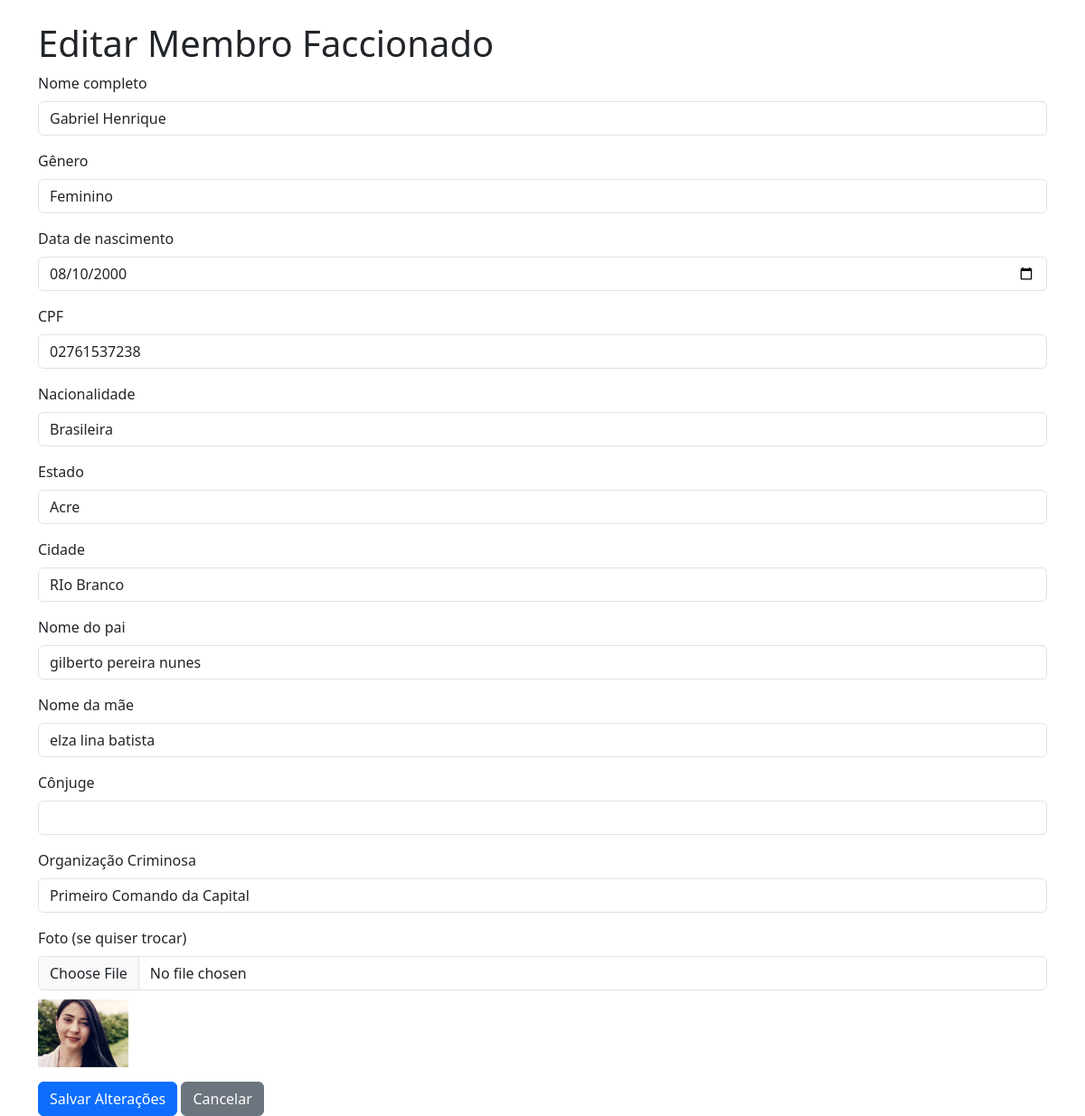
The page /editar.php?id=3 (signed in) on the database its author committed.
### tables this page shows
CREATE TABLE `faccionado` (
  `id_faccionado` int NOT NULL,
  `nome` varchar(100) NOT NULL,
  `genero` enum('M','F','Outro','') NOT NULL,
  `data_nascimento` date NOT NULL,
  `CPF` char(11) NOT NULL,
  `nacionalidade` varchar(50) NOT NULL,
  `estado` varchar(50) NOT NULL,
  `cidade` varchar(50) NOT NULL,
  `pai` varchar(100) DEFAULT NULL,
  `mae` varchar(100) DEFAULT NULL,
  `conjuge` varchar(100) DEFAULT NULL,
  `faccao` varchar(100) NOT NULL,
  `foto` varchar(255) NOT NULL
);

### editar.php (the view, shortened to what this page needs)
<?php
include "conexao.php";
$id = $_GET['id'] ?? null;
$sql = "SELECT * FROM faccionado WHERE id_faccionado = $id";
$result = mysqli_query($conn, $sql);
$dados = mysqli_fetch_assoc($result);
?>
<!doctype html>
<html lang="pt-br">
<head>
  <link href="css/bootstrap.min.css" rel="stylesheet" />
</head>
<body>
<div class="container mt-4">
  <h1>Editar Membro Faccionado</h1>
  <form action="editar_script.php" method="POST" enctype="multipart/form-data">
    <div class="mb-3">
      <label for="nome" class="form-label">Nome completo</label>
      <input type="text" id="nome" name="nome" class="form-control" value="<?= htmlspecialchars($dados['nome']) ?>" required>
    </div>
    <div class="mb-3">
      <label for="genero" class="form-label">Gênero</label>
      <select id="genero" name="genero" class="form-control" required>
        <option value="F" <?= $dados['genero'] == 'F' ? 'selected' : '' ?>>Feminino</option>
      </select>
    </div>
    <div class="mb-3">
      <label for="data_nascimento" class="form-label">Data de nascimento</label>
      <input type="date" id="data_nascimento" name="data_nascimento" class="form-control" value="<?= $dados['data_nascimento'] ?>" required>
    </div>
    <div class="mb-3">
      <label for="cpf" class="form-label">CPF</label>
      <input type="text" id="cpf" name="cpf" class="form-control" value="<?= htmlspecialchars($dados['CPF']) ?>" required>
    </div>
    <div class="mb-3">
      <label for="nacionalidade" class="form-label">Nacionalidade</label>
      <input type="text" id="nacionalidade" name="nacionalidade" class="form-control" value="<?= htmlspecialchars($dados['nacionalidade']) ?>">
    </div>
    <div class="mb-3">
      <label for="estado" class="form-label">Estado</label>
      <input type="text" id="estado" name="estado" class="form-control" value="<?= htmlspecialchars($dados['estado']) ?>">
    </div>
    <div class="mb-3">
      <label for="cidade" class="form-label">Cidade</label>
      <input type="text" id="cidade" name="cidade" class="form-control" value="<?= htmlspecialchars($dados['cidade']) ?>">
    </div>
    <div class="mb-3">
      <label for="pai" class="form-label">Nome do pai</label>
      <input type="text" id="pai" name="pai" class="form-control" value="<?= htmlspecialchars($dados['pai']) ?>">
    </div>
    <div class="mb-3">
      <label for="mae" class="form-label">Nome da mãe</label>
      <input type="text" id="mae" name="mae" class="form-control" value="<?= htmlspecialchars($dados['mae']) ?>">
    </div>
    <div class="mb-3">
      <label for="conjuge" class="form-label">Cônjuge</label>
      <input type="text" id="conjuge" name="conjuge" class="form-control" value="<?= htmlspecialchars($dados['conjuge']) ?>">
    </div>
    <div class="mb-3">
      <label for="organizacao" class="form-label">Organização Criminosa</label>
      <input type="text" id="organizacao" name="organizacao" class="form-control" value="<?= htmlspecialchars($dados['faccao']) ?>">
    </div>
    <div class="mb-3">
      <label for="foto" class="form-label">Foto (se quiser trocar)</label>
      <input type="file" id="foto" name="foto" class="form-control" accept="image/*">
      <?php if (!empty($dados['foto'])): ?>
        <img src="<?= htmlspecialchars($dados['foto']) ?>" alt="Foto atual" style="width:100px; margin-top:10px;">
      <?php endif; ?>
    </div>
    <button type="submit" class="btn btn-primary">Salvar Alterações</button>
    <a href="lista.php" class="btn btn-secondary">Cancelar</a>
  </form>
</div>
</body>
</html>

### rows shown on the page
faccionado: nome "Gabriel Henrique", genero "Feminino", data_nascimento "08/10/2000", cpf "02761537238", nacionalidade "Brasileira", estado "Acre", cidade "RIo Branco", pai "gilberto pereira nunes", mae "elza lina batista", organizacao "Primeiro Comando da Capital", foto (picture)
